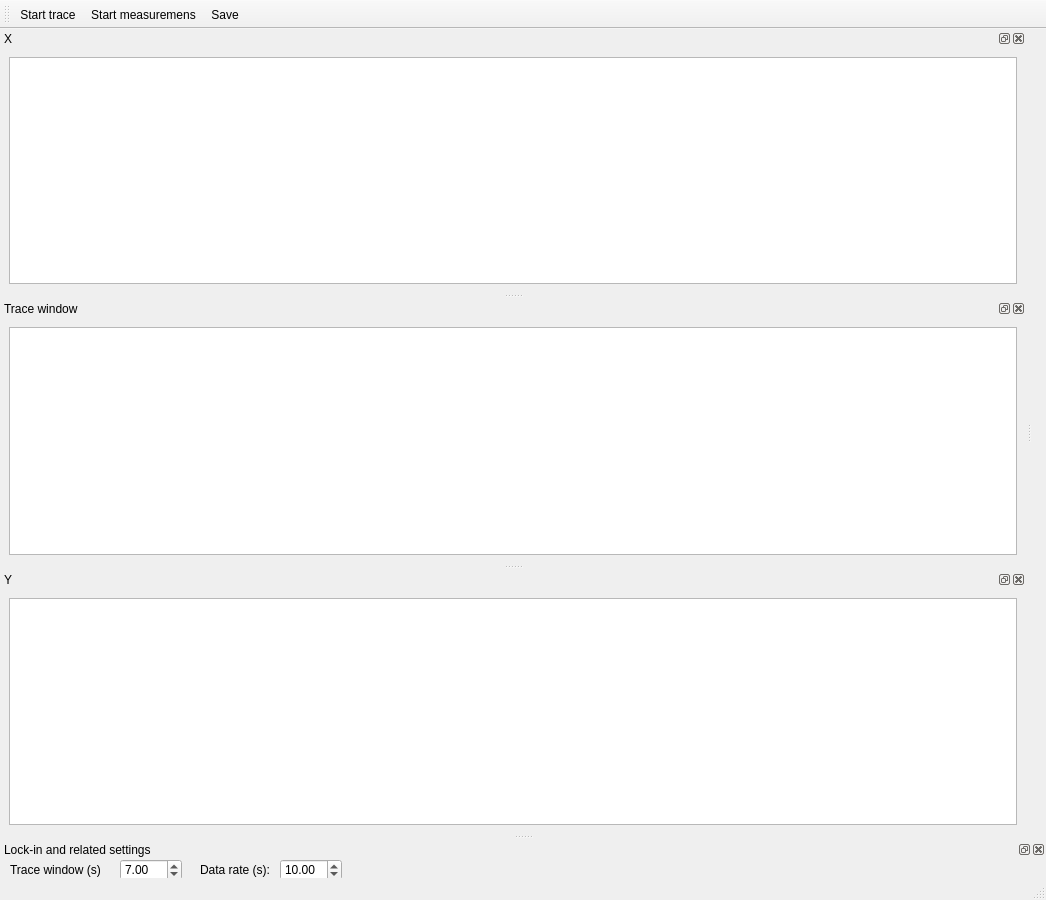
<?xml version="1.0" encoding="UTF-8"?>
<ui version="4.0">
 <class>MainWindow</class>
 <widget class="QMainWindow" name="MainWindow">
  <property name="geometry">
   <rect>
    <x>0</x>
    <y>0</y>
    <width>1046</width>
    <height>900</height>
   </rect>
  </property>
  <property name="windowTitle">
   <string>MainWindow</string>
  </property>
  <widget class="QWidget" name="centralwidget"/>
  <widget class="QMenuBar" name="menubar">
   <property name="geometry">
    <rect>
     <x>0</x>
     <y>0</y>
     <width>1046</width>
     <height>21</height>
    </rect>
   </property>
  </widget>
  <widget class="QStatusBar" name="statusbar"/>
  <widget class="QDockWidget" name="x_dockWidget">
   <property name="windowTitle">
    <string>X</string>
   </property>
   <attribute name="dockWidgetArea">
    <number>1</number>
   </attribute>
   <widget class="QWidget" name="x_dockWidgetContents">
    <property name="minimumSize">
     <size>
      <width>1026</width>
      <height>0</height>
     </size>
    </property>
    <layout class="QVBoxLayout" name="verticalLayout">
     <item>
      <widget class="PlotWidget" name="x_PlotWidget"/>
     </item>
    </layout>
   </widget>
  </widget>
  <widget class="QDockWidget" name="trace_dockWidget">
   <property name="windowTitle">
    <string>Trace window</string>
   </property>
   <attribute name="dockWidgetArea">
    <number>1</number>
   </attribute>
   <widget class="QWidget" name="trace_dockWidgetContents">
    <layout class="QVBoxLayout" name="verticalLayout_3">
     <item>
      <widget class="PlotWidget" name="trace_PlotWidget"/>
     </item>
    </layout>
   </widget>
  </widget>
  <widget class="QDockWidget" name="y_dockWidget">
   <property name="windowTitle">
    <string>Y</string>
   </property>
   <attribute name="dockWidgetArea">
    <number>1</number>
   </attribute>
   <widget class="QWidget" name="y_dockWidgetContents">
    <layout class="QVBoxLayout" name="verticalLayout_2">
     <item>
      <widget class="PlotWidget" name="y_PlotWidget"/>
     </item>
    </layout>
   </widget>
  </widget>
  <widget class="QToolBar" name="toolBar">
   <property name="windowTitle">
    <string>toolBar</string>
   </property>
   <attribute name="toolBarArea">
    <enum>TopToolBarArea</enum>
   </attribute>
   <attribute name="toolBarBreak">
    <bool>false</bool>
   </attribute>
   <addaction name="start_trace_Action"/>
   <addaction name="start_measurements_Action"/>
   <addaction name="save_data_Action"/>
  </widget>
  <widget class="QDockWidget" name="settings_DockWidget">
   <property name="sizePolicy">
    <sizepolicy hsizetype="Preferred" vsizetype="Fixed">
     <horstretch>0</horstretch>
     <verstretch>0</verstretch>
    </sizepolicy>
   </property>
   <property name="minimumSize">
    <size>
     <width>80</width>
     <height>38</height>
    </size>
   </property>
   <property name="maximumSize">
    <size>
     <width>524287</width>
     <height>50</height>
    </size>
   </property>
   <property name="windowTitle">
    <string>Lock-in and related settings</string>
   </property>
   <attribute name="dockWidgetArea">
    <number>8</number>
   </attribute>
   <widget class="QWidget" name="dockWidgetContents">
    <property name="enabled">
     <bool>true</bool>
    </property>
    <widget class="QDoubleSpinBox" name="trace_window_DoubleSpinBox">
     <property name="geometry">
      <rect>
       <x>120</x>
       <y>0</y>
       <width>62</width>
       <height>22</height>
      </rect>
     </property>
     <property name="maximum">
      <double>120.000000000000000</double>
     </property>
     <property name="value">
      <double>7.000000000000000</double>
     </property>
    </widget>
    <widget class="QDoubleSpinBox" name="data_rate_DoubleSpinBox">
     <property name="geometry">
      <rect>
       <x>280</x>
       <y>0</y>
       <width>62</width>
       <height>22</height>
      </rect>
     </property>
     <property name="maximum">
      <double>100.000000000000000</double>
     </property>
     <property name="value">
      <double>10.000000000000000</double>
     </property>
    </widget>
    <widget class="QLabel" name="trace_window_Label">
     <property name="geometry">
      <rect>
       <x>10</x>
       <y>0</y>
       <width>91</width>
       <height>21</height>
      </rect>
     </property>
     <property name="text">
      <string>Trace window (s):</string>
     </property>
    </widget>
    <widget class="QLabel" name="data_rate_Label">
     <property name="geometry">
      <rect>
       <x>200</x>
       <y>0</y>
       <width>71</width>
       <height>21</height>
      </rect>
     </property>
     <property name="text">
      <string>Data rate (s):</string>
     </property>
    </widget>
   </widget>
  </widget>
  <action name="start_trace_Action">
   <property name="checkable">
    <bool>true</bool>
   </property>
   <property name="icon">
    <iconset>
     <normaloff>../artwork/icons/qudiTheme/22x22/start-counter.png</normaloff>
     <normalon>../artwork/icons/qudiTheme/22x22/stop-counter.png</normalon>../artwork/icons/qudiTheme/22x22/start-counter.png</iconset>
   </property>
   <property name="text">
    <string>Start trace</string>
   </property>
   <property name="toolTip">
    <string>Start trace</string>
   </property>
  </action>
  <action name="record_trace_Action">
   <property name="checkable">
    <bool>true</bool>
   </property>
   <property name="icon">
    <iconset>
     <normaloff>../artwork/icons/qudiTheme/22x22/record-counter.png</normaloff>
     <normalon>../artwork/icons/qudiTheme/22x22/stop-record-counter.png</normalon>../artwork/icons/qudiTheme/22x22/record-counter.png</iconset>
   </property>
   <property name="text">
    <string>Start recording</string>
   </property>
  </action>
  <action name="start_measurements_Action">
   <property name="icon">
    <iconset>
     <normaloff>../artwork/icons/qudiTheme/22x22/optimize-position.png</normaloff>../artwork/icons/qudiTheme/22x22/optimize-position.png</iconset>
   </property>
   <property name="text">
    <string>Start measuremens</string>
   </property>
   <property name="toolTip">
    <string>Start_measurements</string>
   </property>
  </action>
  <action name="save_data_Action">
   <property name="icon">
    <iconset>
     <normaloff>../artwork/icons/qudiTheme/22x22/record-counter.png</normaloff>../artwork/icons/qudiTheme/22x22/record-counter.png</iconset>
   </property>
   <property name="text">
    <string>Save </string>
   </property>
   <property name="toolTip">
    <string>Save currently displayed curves to daily directory</string>
   </property>
  </action>
 </widget>
 <customwidgets>
  <customwidget>
   <class>PlotWidget</class>
   <extends>QGraphicsView</extends>
   <header>pyqtgraph</header>
  </customwidget>
 </customwidgets>
 <resources/>
 <connections/>
</ui>
